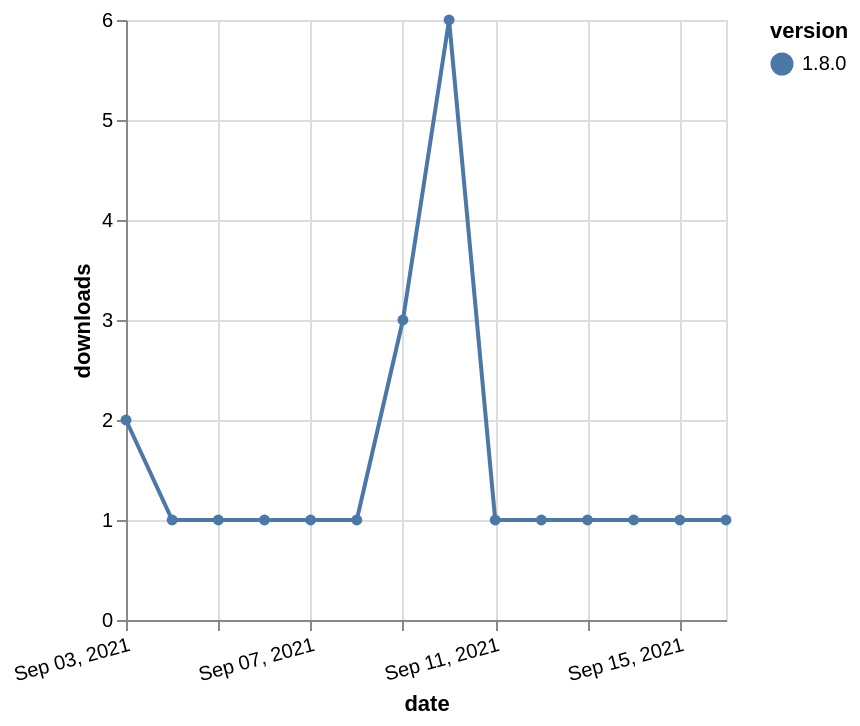

Write a Vega-Lite specification for this figure.
### Vega-Lite specification from a JSON file in a GitHub repository (floating-point values rounded to 4 significant figures)
{"$schema": "https://vega.github.io/schema/vega-lite/v5.json", "description": "A simple bar chart with embedded data.", "data": {"values": [{"date": "2021-09-03", "total": 532, "delta": 2, "version": "1.8.0"}, {"date": "2021-09-04", "total": 533, "delta": 1, "version": "1.8.0"}, {"date": "2021-09-05", "total": 534, "delta": 1, "version": "1.8.0"}, {"date": "2021-09-06", "total": 535, "delta": 1, "version": "1.8.0"}, {"date": "2021-09-07", "total": 536, "delta": 1, "version": "1.8.0"}, {"date": "2021-09-08", "total": 537, "delta": 1, "version": "1.8.0"}, {"date": "2021-09-09", "total": 540, "delta": 3, "version": "1.8.0"}, {"date": "2021-09-10", "total": 546, "delta": 6, "version": "1.8.0"}, {"date": "2021-09-11", "total": 547, "delta": 1, "version": "1.8.0"}, {"date": "2021-09-12", "total": 548, "delta": 1, "version": "1.8.0"}, {"date": "2021-09-13", "total": 549, "delta": 1, "version": "1.8.0"}, {"date": "2021-09-14", "total": 550, "delta": 1, "version": "1.8.0"}, {"date": "2021-09-15", "total": 551, "delta": 1, "version": "1.8.0"}, {"date": "2021-09-16", "total": 552, "delta": 1, "version": "1.8.0"}]}, "width": "container", "mark": {"type": "line", "point": {"filled": true}}, "encoding": {"x": {"field": "date", "type": "temporal", "timeUnit": "yearmonthdate", "title": "date", "axis": {"labelAngle": -15}}, "y": {"field": "delta", "type": "quantitative", "title": "downloads"}, "color": {"field": "version", "type": "nominal"}, "tooltip": {"field": "delta"}}}
